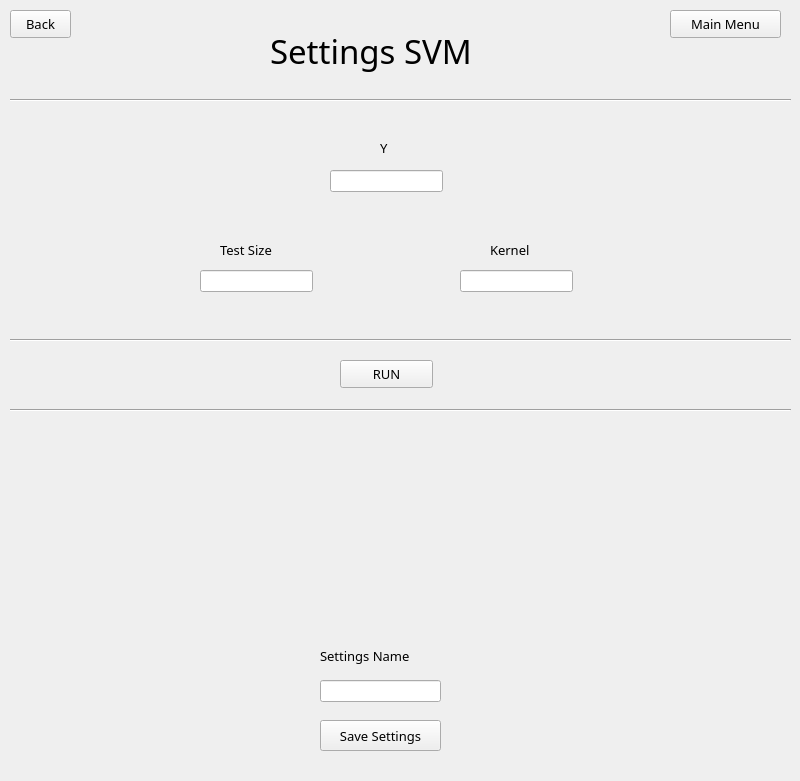
<?xml version="1.0" encoding="UTF-8"?>
<ui version="4.0">
 <class>MainWindow</class>
 <widget class="QMainWindow" name="MainWindow">
  <property name="geometry">
   <rect>
    <x>0</x>
    <y>0</y>
    <width>800</width>
    <height>781</height>
   </rect>
  </property>
  <property name="font">
   <font>
    <family>Book Antiqua</family>
    <pointsize>10</pointsize>
   </font>
  </property>
  <property name="windowTitle">
   <string>MainWindow</string>
  </property>
  <widget class="QWidget" name="centralwidget">
   <widget class="QLabel" name="label">
    <property name="geometry">
     <rect>
      <x>270</x>
      <y>20</y>
      <width>271</width>
      <height>61</height>
     </rect>
    </property>
    <property name="font">
     <font>
      <pointsize>25</pointsize>
     </font>
    </property>
    <property name="text">
     <string>Settings SVM</string>
    </property>
   </widget>
   <widget class="QLineEdit" name="kernel_">
    <property name="geometry">
     <rect>
      <x>460</x>
      <y>270</y>
      <width>113</width>
      <height>22</height>
     </rect>
    </property>
   </widget>
   <widget class="QLabel" name="label_5">
    <property name="geometry">
     <rect>
      <x>490</x>
      <y>240</y>
      <width>61</width>
      <height>20</height>
     </rect>
    </property>
    <property name="text">
     <string>Kernel</string>
    </property>
   </widget>
   <widget class="QLineEdit" name="y_">
    <property name="geometry">
     <rect>
      <x>330</x>
      <y>170</y>
      <width>113</width>
      <height>22</height>
     </rect>
    </property>
   </widget>
   <widget class="QLabel" name="label_3">
    <property name="geometry">
     <rect>
      <x>380</x>
      <y>140</y>
      <width>55</width>
      <height>16</height>
     </rect>
    </property>
    <property name="text">
     <string>Y</string>
    </property>
   </widget>
   <widget class="QLabel" name="label_6">
    <property name="geometry">
     <rect>
      <x>220</x>
      <y>240</y>
      <width>81</width>
      <height>20</height>
     </rect>
    </property>
    <property name="font">
     <font>
      <pointsize>10</pointsize>
     </font>
    </property>
    <property name="text">
     <string>Test Size</string>
    </property>
   </widget>
   <widget class="QLineEdit" name="test_size_">
    <property name="geometry">
     <rect>
      <x>200</x>
      <y>270</y>
      <width>113</width>
      <height>22</height>
     </rect>
    </property>
   </widget>
   <widget class="Line" name="line">
    <property name="geometry">
     <rect>
      <x>10</x>
      <y>90</y>
      <width>781</width>
      <height>20</height>
     </rect>
    </property>
    <property name="orientation">
     <enum>Qt::Horizontal</enum>
    </property>
   </widget>
   <widget class="Line" name="line_2">
    <property name="geometry">
     <rect>
      <x>10</x>
      <y>330</y>
      <width>781</width>
      <height>20</height>
     </rect>
    </property>
    <property name="orientation">
     <enum>Qt::Horizontal</enum>
    </property>
   </widget>
   <widget class="QPushButton" name="run">
    <property name="geometry">
     <rect>
      <x>340</x>
      <y>360</y>
      <width>93</width>
      <height>28</height>
     </rect>
    </property>
    <property name="text">
     <string>RUN</string>
    </property>
   </widget>
   <widget class="Line" name="line_3">
    <property name="geometry">
     <rect>
      <x>10</x>
      <y>400</y>
      <width>781</width>
      <height>20</height>
     </rect>
    </property>
    <property name="orientation">
     <enum>Qt::Horizontal</enum>
    </property>
   </widget>
   <widget class="QLabel" name="evaluate_label">
    <property name="geometry">
     <rect>
      <x>190</x>
      <y>450</y>
      <width>381</width>
      <height>131</height>
     </rect>
    </property>
    <property name="text">
     <string/>
    </property>
   </widget>
   <widget class="QPushButton" name="save_settings">
    <property name="geometry">
     <rect>
      <x>320</x>
      <y>720</y>
      <width>121</width>
      <height>31</height>
     </rect>
    </property>
    <property name="text">
     <string>Save Settings</string>
    </property>
   </widget>
   <widget class="QLineEdit" name="settings_name">
    <property name="geometry">
     <rect>
      <x>320</x>
      <y>680</y>
      <width>121</width>
      <height>22</height>
     </rect>
    </property>
   </widget>
   <widget class="QLabel" name="label_2">
    <property name="geometry">
     <rect>
      <x>320</x>
      <y>640</y>
      <width>131</width>
      <height>31</height>
     </rect>
    </property>
    <property name="text">
     <string>Settings Name</string>
    </property>
   </widget>
   <widget class="QPushButton" name="back">
    <property name="geometry">
     <rect>
      <x>10</x>
      <y>10</y>
      <width>61</width>
      <height>28</height>
     </rect>
    </property>
    <property name="text">
     <string>Back</string>
    </property>
   </widget>
   <widget class="QPushButton" name="main_menu">
    <property name="geometry">
     <rect>
      <x>670</x>
      <y>10</y>
      <width>111</width>
      <height>28</height>
     </rect>
    </property>
    <property name="text">
     <string>Main Menu</string>
    </property>
   </widget>
  </widget>
 </widget>
 <resources/>
 <connections/>
</ui>
